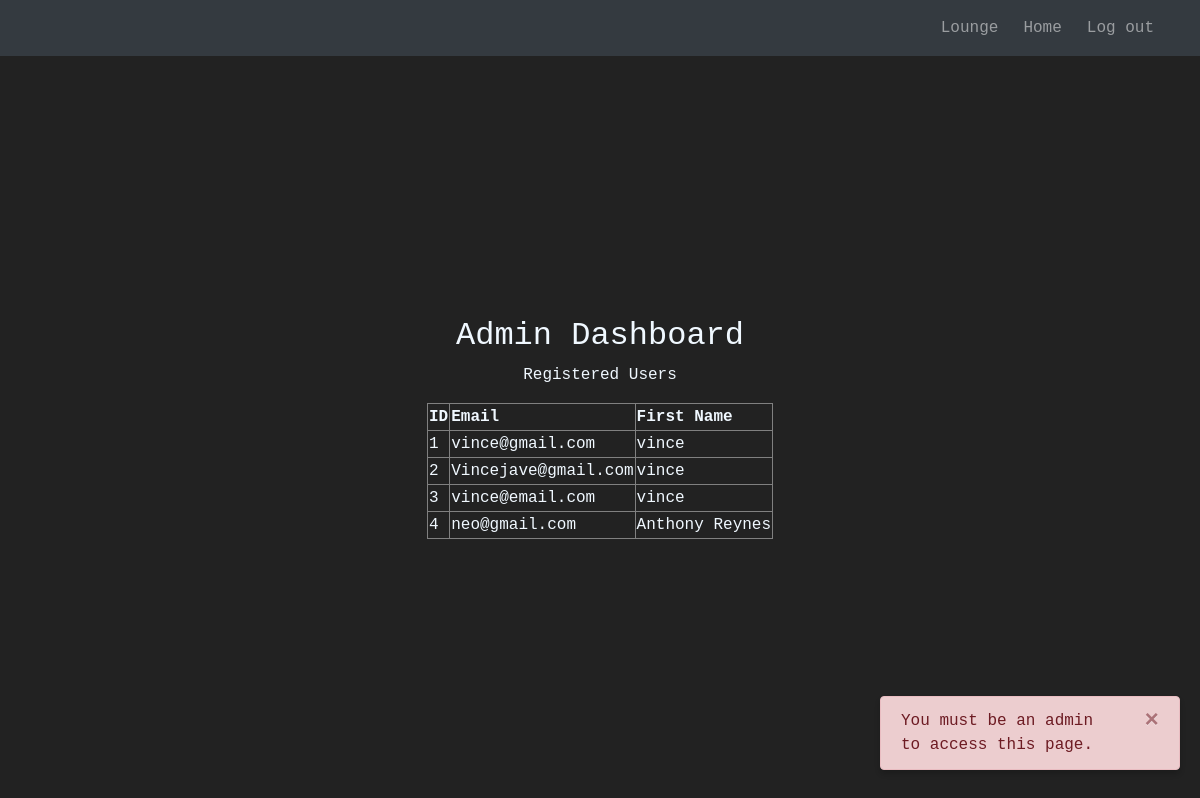
The page /admin-dashboard (signed in) on the database as committed earlier.
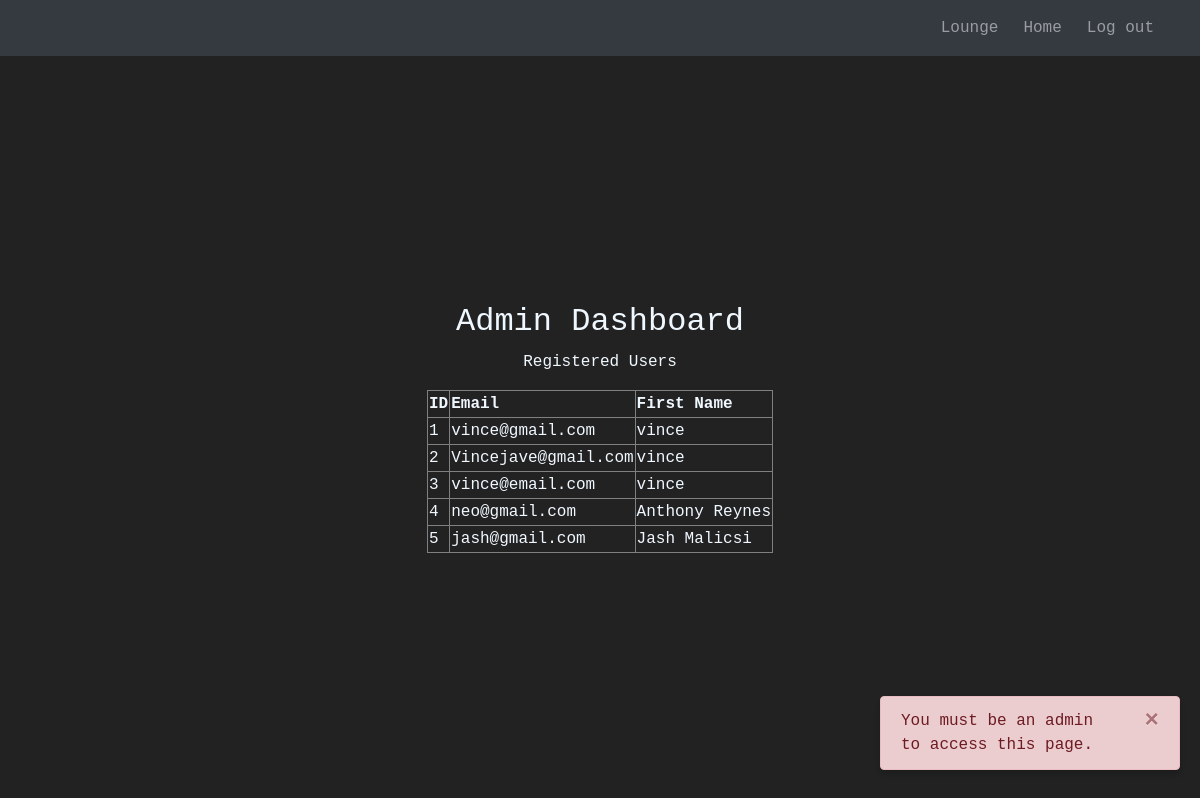
The same page on the database as committed later.
### website/models.py (models this page shows)
class User(db.Model, UserMixin):
    id = db.Column(db.Integer, primary_key=True)
    email = db.Column(db.String(150), unique=True)
    password = db.Column(db.String(150))
    first_name = db.Column(db.String(150))
    notes = db.relationship('Note')
    chats = db.relationship('Chat')

### website/views.py (the view)
@views.route('/admin-dashboard', methods=['GET'])
@login_required
def admin_dashboard():
    if not isinstance(current_user, Admin):
        flash('You must be an admin to access this page.', category='error')
        users = User.query.all()  # Query all users to display in the admin dashboard
        return render_template("admin-dashboard.html", user=current_user, users=users)
    users = User.query.all()  # Query all users to display in the admin dashboard
    return render_template("admin-dashboard.html", user=current_user, users=users)

### website/__init__.py (called while the page is built)
def create_app():
    app = Flask(__name__)
    app.config['SECRET_KEY'] = 'DSA Group 4'
    app.config['SQLALCHEMY_DATABASE_URI'] = f'sqlite:///{DB_NAME}'
    db.init_app(app)
    from .views import views
    from .auth import auth
    app.register_blueprint(views, url_prefix='/')
    app.register_blueprint(auth, url_prefix='/')
    from .models import User, Note
    with app.app_context():
        db.create_all()
    login_manager = LoginManager()
    login_manager.login_view = 'auth.login'
    login_manager.init_app(app)
    @login_manager.user_loader
    def load_user(id):
        return User.query.get(int(id))
    return app

### website/templates/admin-dashboard.html (shortened to what this page needs)
{% extends "base.html" %}
{% block content %}
<h2 align="center" class="admin-title">Admin Dashboard</h2>
<div align="center" class="admin-table-contents">
 <p class="admin-table-title">Registered Users</p>
    <table border="1" class="table-contents">
        <tr class="table-contents">
            <th>ID</th>
            <th>Email</th>
            <th>First Name</th>
        </tr>
        {% for user in users %}
        <tr>
            <td>{{ user.id }}</td>
            <td>{{ user.email }}</td>
            <td>{{ user.first_name }}</td>
        </tr>
        {% endfor %}
    </table>
</div>
{% endblock %}

Rows that differ between the two databases and show on the page:
added User: id "5", email "jash@gmail.com", first_name "Jash Malicsi"
